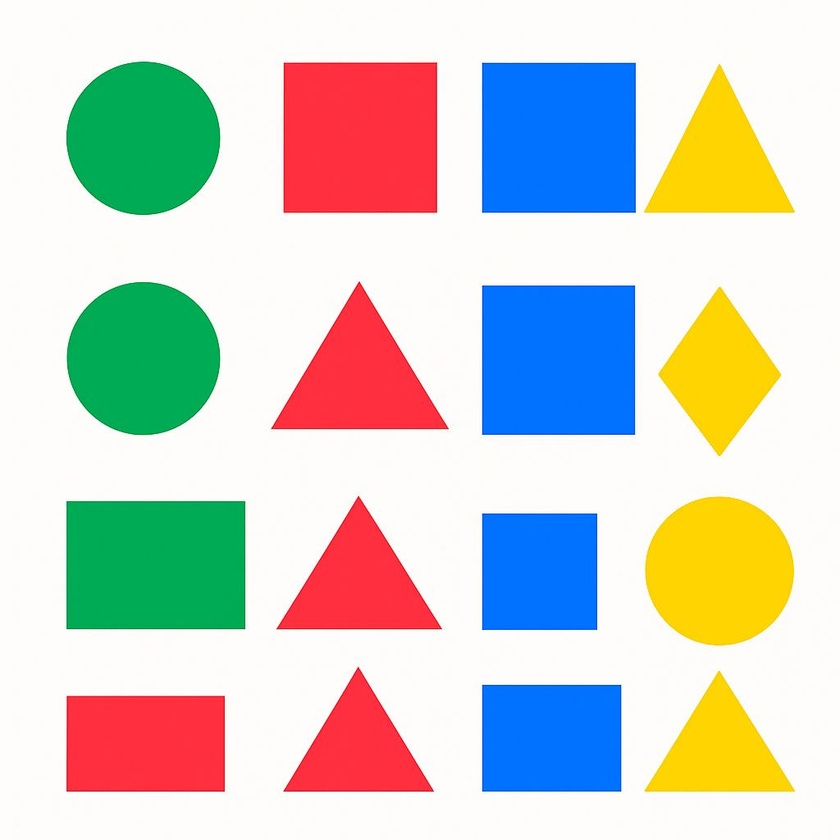
#> input picture imagenes/img/buscar.jpeg, 840 x 840 px, shrunk from 1024 x 1024 before the run, found by its file name
$ python opensv.py
#> lines starting #> are read from the running program, lines starting #| are printed output that depends on the picture; after the words box and inside, x2 and y2 are one past the last pixel; in counts of white or black regions, pixels touching at a corner belong together
import cv2 as cv
import numpy as np
img = cv.imread('C:\\IA\\IA\\imagenes\\img\\buscar.jpeg',1)
#> img is the input picture: shape (840, 840, 3); mean B, G, R 200.4, 207.1, 205.4
img2 = cv.cvtColor(img, cv.COLOR_BGR2GRAY)
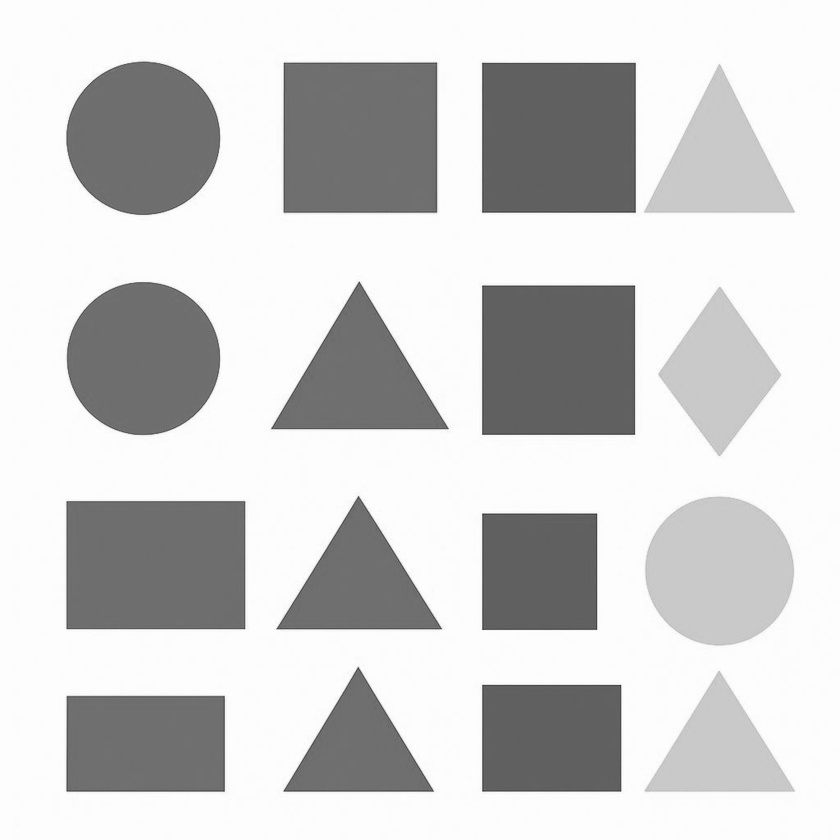
#> img2: shape (840, 840); min 49, max 255, mean 205.8
hsv = cv.cvtColor(img, cv.COLOR_BGR2HSV)
#> hsv: shape (840, 840, 3); mean H, S, V 55.6, 88.7, 246.2
# cv.imshow('Original', img)

ubb = (0,60,60)
uba = (10,255,255)
ubb1 = (170,60,60)
uba1 = (180,255,255)

mask = cv.inRange(hsv, ubb, uba)
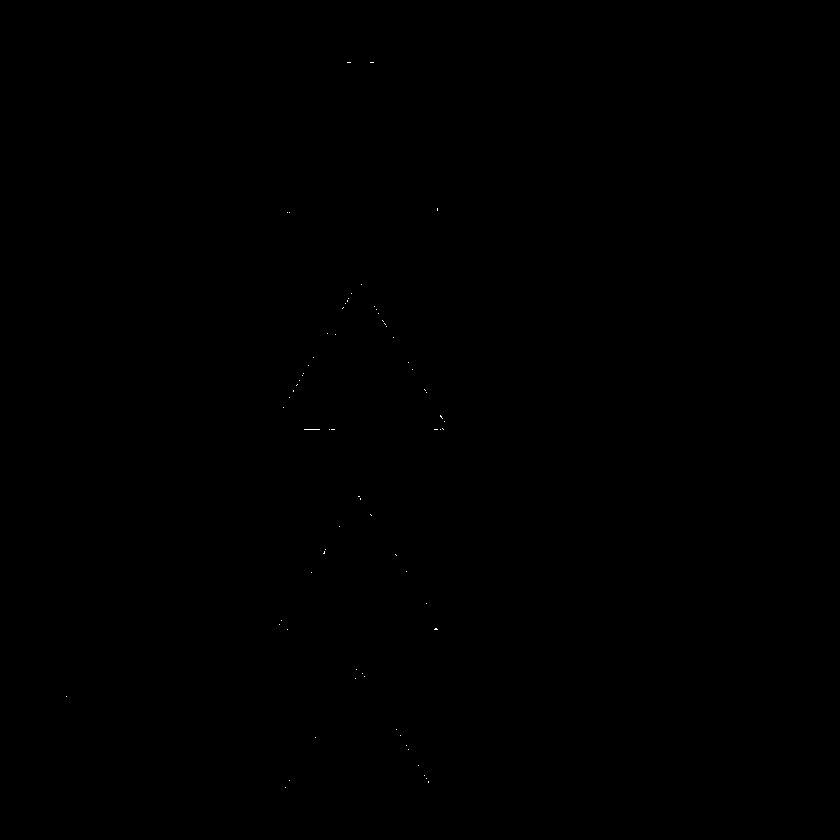
#> mask: shape (840, 840); 0.02% white in thin lines or dots, all inside (x1, y1, x2, y2) = (66, 62, 445, 788)
mask1 = cv.inRange(hsv, ubb1, uba1)
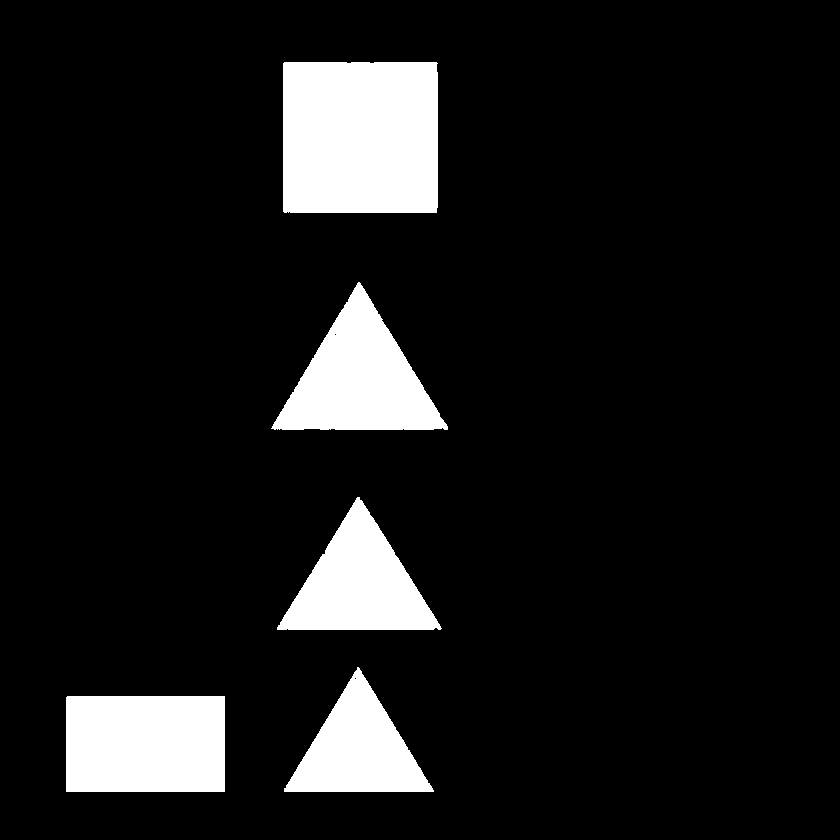
#> mask1: shape (840, 840); 10.3% white; 5 white regions, box (x1, y1, x2, y2) and area: (283, 62, 438, 213) 23379, (66, 696, 225, 792) 15263, (271, 282, 448, 430) 13346, (277, 497, 442, 630) 11277, (284, 667, 434, 792) 9553
mask = mask + mask1
#> mask: shape (840, 840); 10.3% white; 5 white regions, box (x1, y1, x2, y2) and area: (283, 62, 438, 213) 23392, (66, 696, 225, 792) 15264, (271, 282, 448, 430) 13415, (277, 496, 442, 630) 11303, (284, 667, 434, 792) 9569
resultRed = cv.bitwise_and(img, img, mask=mask)
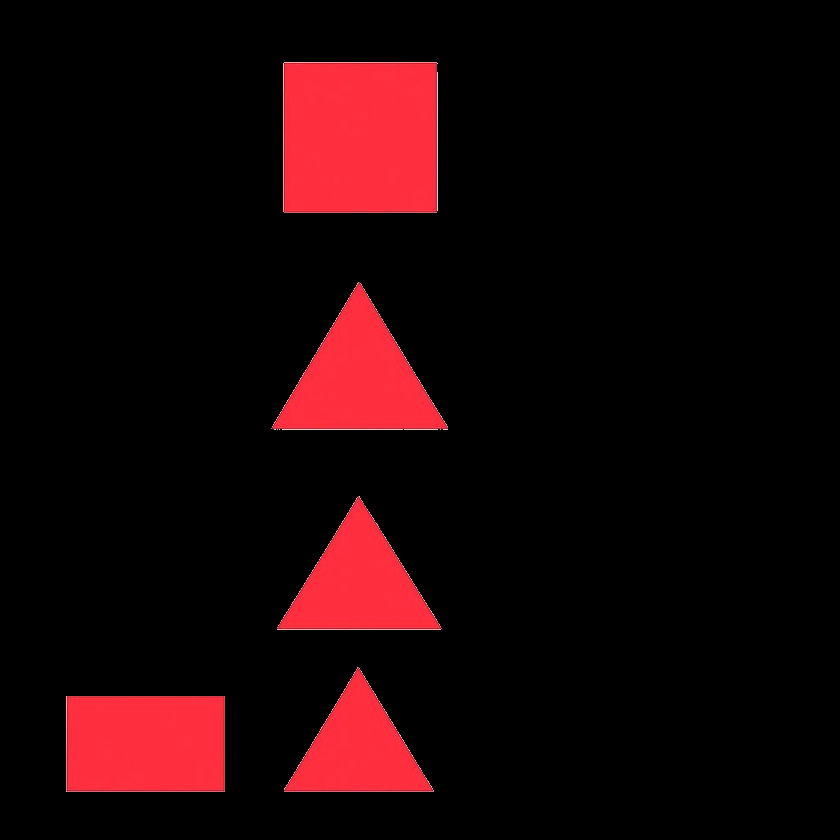
#> resultRed: shape (840, 840, 3); mean B, G, R 6.7, 5.1, 26
cv.imshow('Result', resultRed)
#necesito buscar el color azul de la imagen tambien

ubb = (100,150,0)
uba = (140,255,255)

mask = cv.inRange(hsv, ubb, uba)
#> mask: shape (840, 840); 10.5% white; 4 white regions, box (x1, y1, x2, y2) and area: (482, 63, 636, 212) 22944, (482, 286, 635, 435) 22795, (482, 685, 621, 791) 14732, (482, 514, 597, 630) 13339
resultBlue = cv.bitwise_and(img, img, mask=mask)
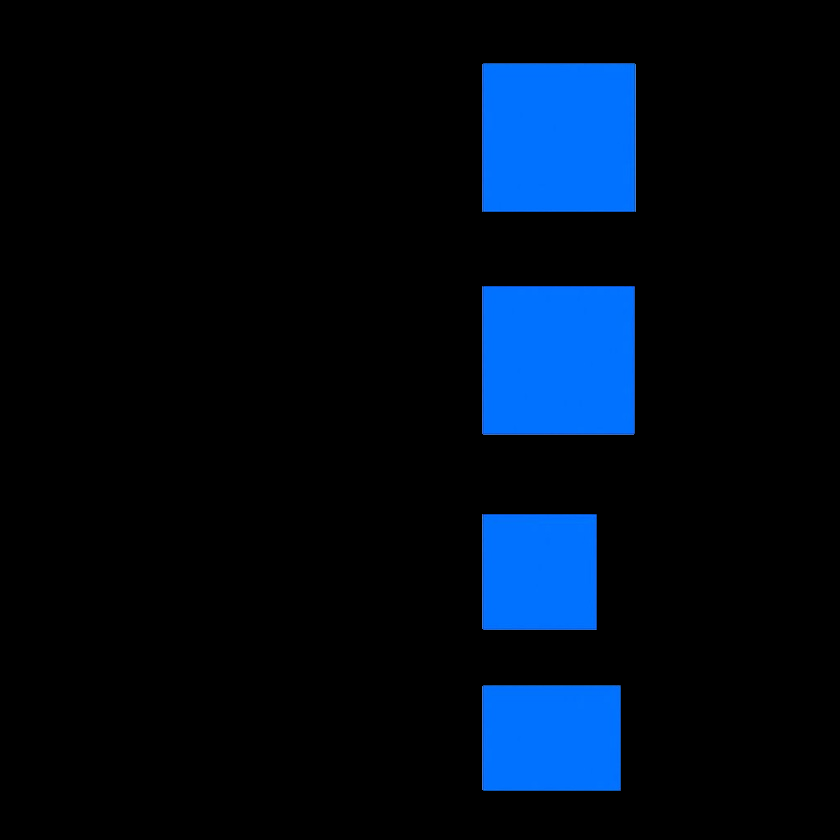
#> resultBlue: shape (840, 840, 3); mean B, G, R 26.4, 11.8, 0.3
cv.imshow('Result azul', resultBlue)
# tambien el verde y amarillo

ubb = (40, 40, 40)
uba = (80, 255, 255)

mask = cv.inRange(hsv, ubb, uba)
#> mask: shape (840, 840); 8.6% white; 3 white regions, box (x1, y1, x2, y2) and area: (66, 501, 246, 630) 23218, (66, 61, 221, 216) 18805, (66, 282, 221, 436) 18729
resultGreen = cv.bitwise_and(img, img, mask=mask)
cv.imshow('Result verde', resultGreen)

ubb = (20, 100, 100)
uba = (30, 255, 255)

mask = cv.inRange(hsv, ubb, uba)
#> mask: shape (840, 840); 6.9% white; 4 white regions, box (x1, y1, x2, y2) and area: (645, 496, 794, 646) 17491, (644, 65, 794, 213) 11414, (658, 287, 781, 456) 10702, (645, 671, 794, 792) 9321
resultYellow = cv.bitwise_and(img, img, mask=mask)
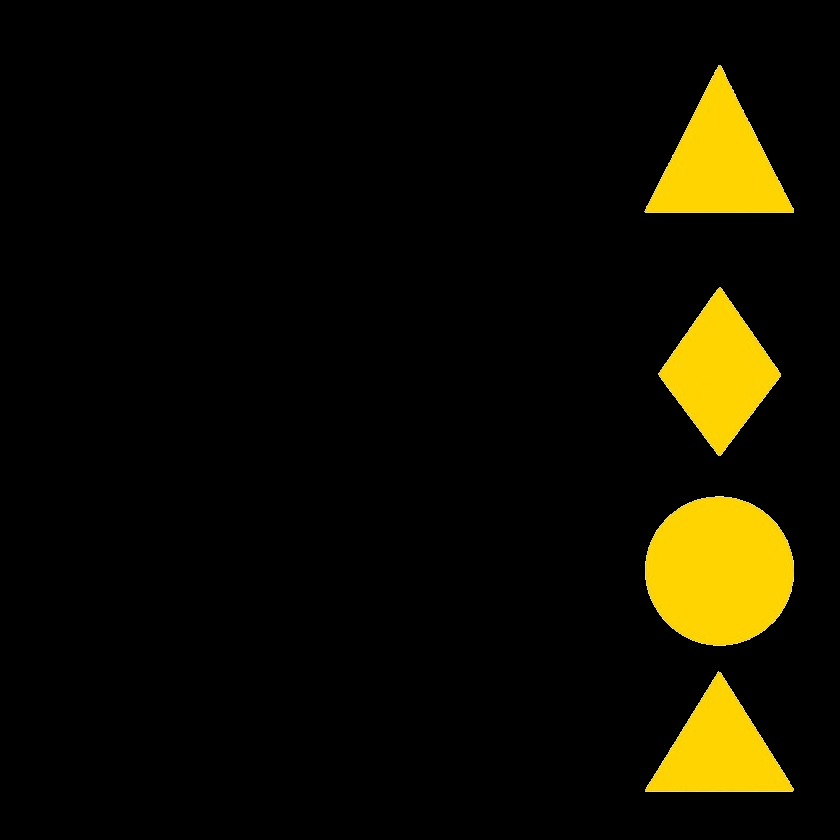
#> resultYellow: shape (840, 840, 3); mean B, G, R 0.5, 14.7, 17.6
cv.imshow('Resultado amarillo', resultYellow)

# mostrar donde estan los colores en base al centro con coordenadas x,y
# x, y, w, h = cv.boundingRect(mask)
# cv.rectangle(img, (x, y), (x + w, y + h), (0, 255, 0), 2)
# cv.imshow('Frame', img)
# Encontrar centro de colores usando solo mascaras sin contornos
#buscar todas las manchas de los diferentes colores y sacar su centro sin usar contornos ni cv.boundingRect
# Para el color rojo
mask_red = cv.inRange(hsv, (0,60,60), (10,255,255))
mask_red1 = cv.inRange(hsv, (170,60,60), (180,255,255))
mask_red = mask_red + mask_red1
if np.any(mask_red):
    y, x = np.where(mask_red > 0)
    xRojo = int(np.mean(x))
#> xRojo = 314
    yRojo = int(np.mean(y))
#> yRojo = 458
    print(f"Centro del color rojo: ({xRojo}, {yRojo})")
#| Centro del color rojo: (314, 458)

# Para el color azul
mask_blue = cv.inRange(hsv, (100,150,0), (140,255,255))
if np.any(mask_blue):
    y, x = np.where(mask_blue > 0)
    xAzul = int(np.mean(x))
#> xAzul = 553
    yAzul = int(np.mean(y))
#> yAzul = 404
    print(f"Centro del color azul: ({xAzul}, {yAzul })")
#| Centro del color azul: (553, 404)

# Para el color verde
mask_green = cv.inRange(hsv, (40, 40, 40), (80, 255, 255))
if np.any(mask_green):
    y, x = np.where(mask_green > 0)
    xVerde = int(np.mean(x))
#> xVerde = 147
    yVerde = int(np.mean(y))
#> yVerde = 368
    print(f"Centro del color verde: ({xVerde}, {yVerde})")
#| Centro del color verde: (147, 368)

# Para el color amarillo
mask_yellow = cv.inRange(hsv, (20, 100, 100), (30, 255, 255))
if np.any(mask_yellow):
    y, x = np.where(mask_yellow > 0)
    xAmarillo = int(np.mean(x))
#> xAmarillo = 719
    yAmarillo = int(np.mean(y))
#> yAmarillo = 466
    print(f"Centro del color amarillo: ({xAmarillo}, {yAmarillo})")
#| Centro del color amarillo: (719, 466)


# [5 lines of commented-out code are left out]
cv.waitKey(0)
cv.destroyAllWindows()


#VIDEO

$ run again, with imagenes/img/manzana.jpg copied over imagenes/img/buscar.jpeg
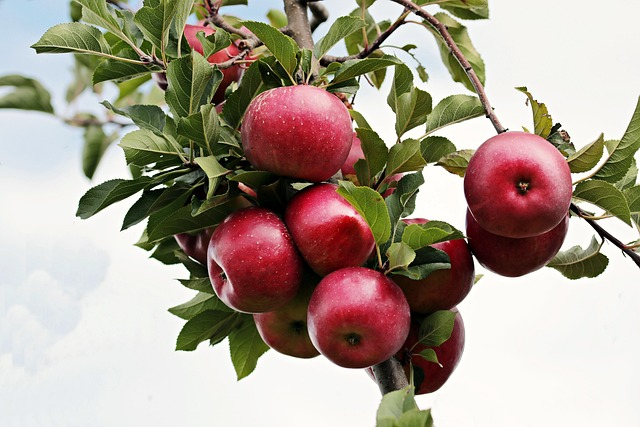
#> input picture imagenes/img/manzana.jpg, 640 x 427 px, found by its file name
#> img is the input picture: shape (427, 640, 3); mean B, G, R 144.9, 157.8, 171.1
#> hsv: shape (427, 640, 3); mean H, S, V 56.5, 82.2, 175.6
#> `mask = cv.inRange(hsv, ubb, uba)`:
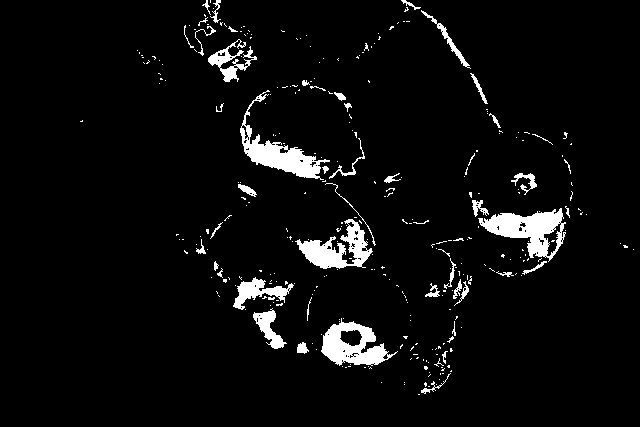
#> mask: shape (427, 640); 4.8% white; 317 white regions (268 under 20 px), largest, box (x1, y1, x2, y2) and area: (478, 208, 566, 262) 2126, (240, 90, 330, 180) 1946, (321, 318, 398, 366) 1783
#> mask1: shape (427, 640); 11% white; 119 white regions (94 under 20 px), largest, box (x1, y1, x2, y2) and area: (464, 132, 572, 234) 6666, (245, 84, 363, 180) 6224, (308, 266, 410, 359) 5804
#> `resultYellow = cv.bitwise_and(img, img, mask=mask)`:
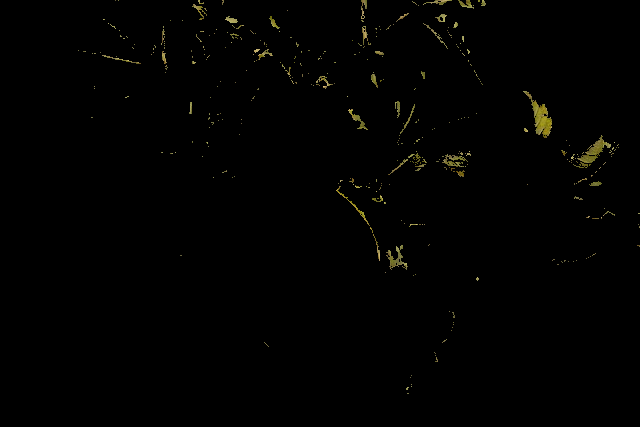
#> resultYellow: shape (427, 640, 3); mean B, G, R 0.7, 1.6, 1.7
#> xRojo = 361
#> yRojo = 217
#| Centro del color rojo: (361, 217)
#> `y, x = np.where(mask_blue > 0)`: y = 105 values from 0 to 362; x = 105 values, max 626 at index 84, min 170 at index 26, mean 302
#> xAzul = 302
#> yAzul = 193
#| Centro del color azul: (302, 193)
#> `y, x = np.where(mask_green > 0)`: y = 14016 values from 0 to 414; x = 14016 values, max 624 at index 11912, min 0 at index 3260, mean 189.8
#> xVerde = 189
#> yVerde = 157
#| Centro del color verde: (189, 157)
#> `y, x = np.where(mask_yellow > 0)`: y = 3513 values from 0 to 393; x = 3513 values, max 639 at index 3118, min 78 at index 806, mean 417.2
#> xAmarillo = 417
#> yAmarillo = 118
#| Centro del color amarillo: (417, 118)
